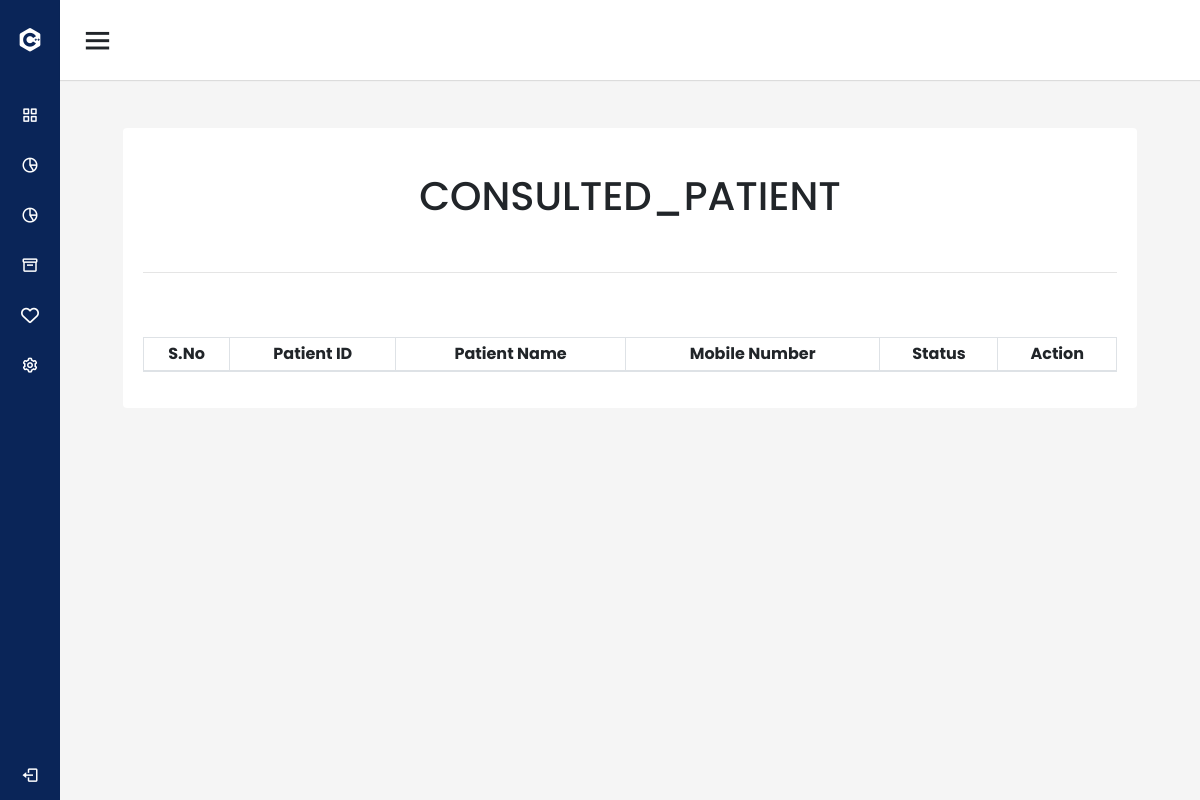
Before: /inventory/patients/ (signed in) with the older database file.
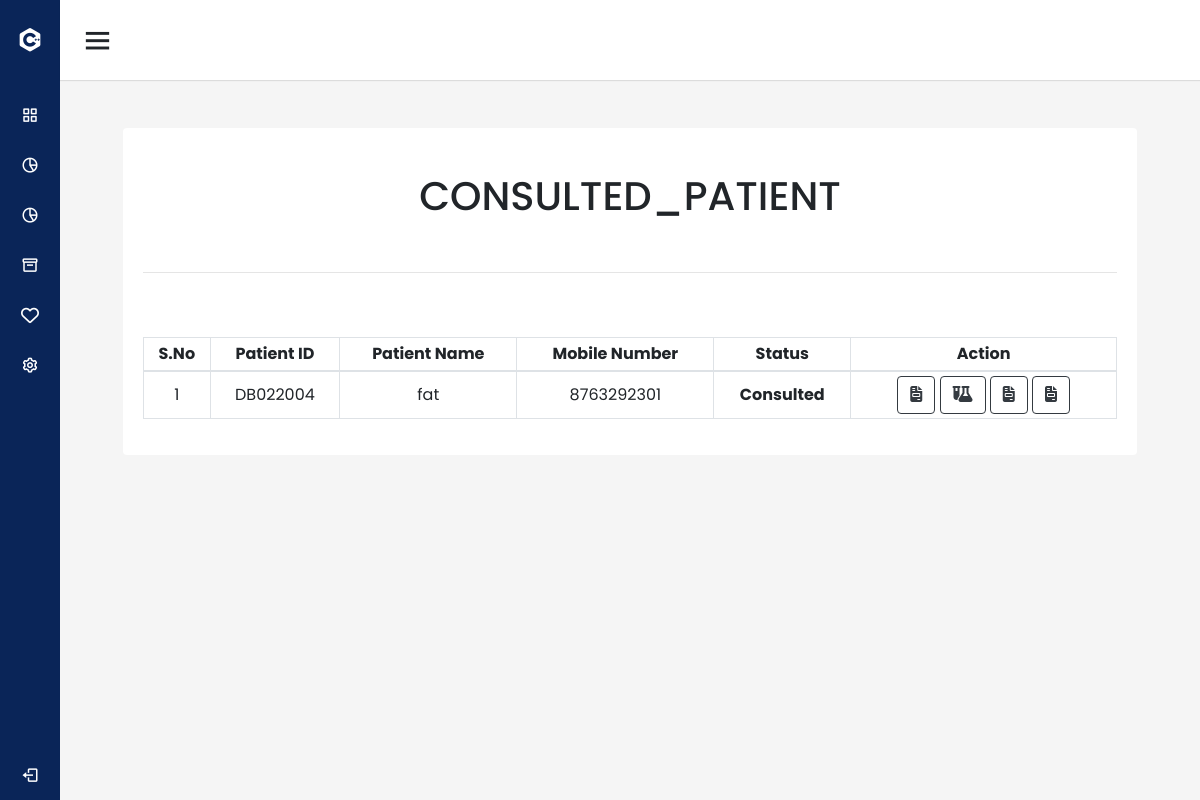
After: the same page with the newer database file.
### management/models.py (models this page shows, shortened)
class TodayPatients(models.Model):
    patient=models.ForeignKey(PatientDetails,on_delete=models.CASCADE)
    created_at=models.DateTimeField(auto_now_add=True)
    updated_at = models.DateTimeField(auto_now=True)
    is_active=   models.BooleanField('Is active', default=False)
    is_vital=   models.BooleanField(default=False)
    is_consulted=   models.BooleanField(default=False)
    is_seperated=models.BooleanField(default=False)
    vitals=models.ForeignKey(GeneralVitals_new,on_delete=models.CASCADE,null=True,blank=True)

class PatientDetails(models.Model):
    patient_id= models.CharField(max_length=30)
    patient_name= models.CharField(max_length=30)
    fathers_name= models.CharField(max_length=30)
    age= models.CharField(max_length=30)
    date_of_birth= models.DateField()
    gender= models.CharField(max_length=30)
    blood_group=models.CharField(max_length=30,null=True,blank=True)
    address= models.TextField(max_length=30)
    phone_number = models.IntegerField(null=True,blank=True,error_messages={'phone_number':'Enter a valid phone number'})

### inventory/views.py (the view)
# urls.py: path('patients/', views.patients, name='inventory_patients'),
@login_required(login_url='login_view')
def patients(request):
    if request.method == "POST":
        id = request.POST.get('name')
        data ={}
        return JsonResponse(data)
    else:
        x= TodayPatients.objects.filter(created_at__contains=datetime.datetime.today().date(),is_consulted=True)
        return render(request,'inventory/patients.html',{'x':x})

### inventory/templates/inventory/patients.html (shortened to what this page needs)
{% extends "management/navbar.html" %}
{% load static %}
{% block content %}
<section id="out_patient">
    <div class="container-fluid">
        <div class="card mt-4 mx-5">
            <div class="card-body">
                <h1 class="card-title text-center mt-4">CONSULTED_PATIENT</h1><br>
                <hr><br><br>
                <table id="example" class="table table-bordered text-center" style="width:100%">
                    <thead>
                        <tr>
                            <th class="text-center">S.No</th>
                            <th class="text-center">Patient&nbsp;ID</th>
                            <th class="text-center">Patient&nbsp;Name</th>
                            <th class="text-center">Mobile&nbsp;Number</th>
                            <th class="text-center">Status</th>
                            <th class="text-center">Action</th>
                        </tr>
                    </thead>
                    <tbody>
                        {% for i in x %}
                        <tr>
                            <td>{{forloop.counter}}</td>
                            <td>{{i.patient.patient_id}}</td>
                            <td>{{i.patient.patient_name}}</td>
                            <td>{{i.patient.phone_number}}</td>
                            <td>
                                <strong>Consulted</strong>
                            </td>
                            <td>
                                     <a href="{% url 'inventory_consult_fees' i.id %}"><button type="button"
                                         class="btn btn-outline-dark"  data-toggle="tooltip" data-placement="bottom" title="Fees"><i class="fa-solid fa-file-invoice"></i></button></a>
                                         <a href="{% url 'inventory_lab_test' i.id %}"><button type="button"
                                         class="btn btn-outline-dark" data-toggle="tooltip" data-placement="bottom" title="Lab Test"><i class="fa-solid fa-flask-vial"></i></button></a>
                                         {% if i.is_seperated %}
                                         <a href="{% url 'inventory_medicine_bill' i.id %}"><button type="button"
                                            class="btn btn-outline-dark"  data-toggle="tooltip" data-placement="bottom" title="Bill"><i class="fa-solid fa-file-invoice"></i></button></a>
                                            <a href="{% url 'inventory_out_medicine' i.id %}"><button type="button"
                                                class="btn btn-outline-dark"  data-toggle="tooltip" data-placement="bottom" title="Out_list"><i class="fa-solid fa-file-invoice"></i></button></a>
                                         {% else %}
                                         <a href="{% url 'inventory_prescription' i.id %}"><button type="button"
                                         class="btn btn-outline-dark" data-toggle="tooltip" data-placement="bottom" title="Prescription"><i class="fa-solid fa-pills"></i></button></a>
                                         {% endif %}
                            </td>
                        </tr>
                        {% endfor %}
                    </tbody>
                </table>
            </div>
        </div>
    </div>
</section>
{% endblock %}

Changed rows visible on the page:
added TodayPatients: patient.patient_id "DB022004", patient.patient_name "fat", patient.phone_number "8763292301", is_seperated True (drawn)
